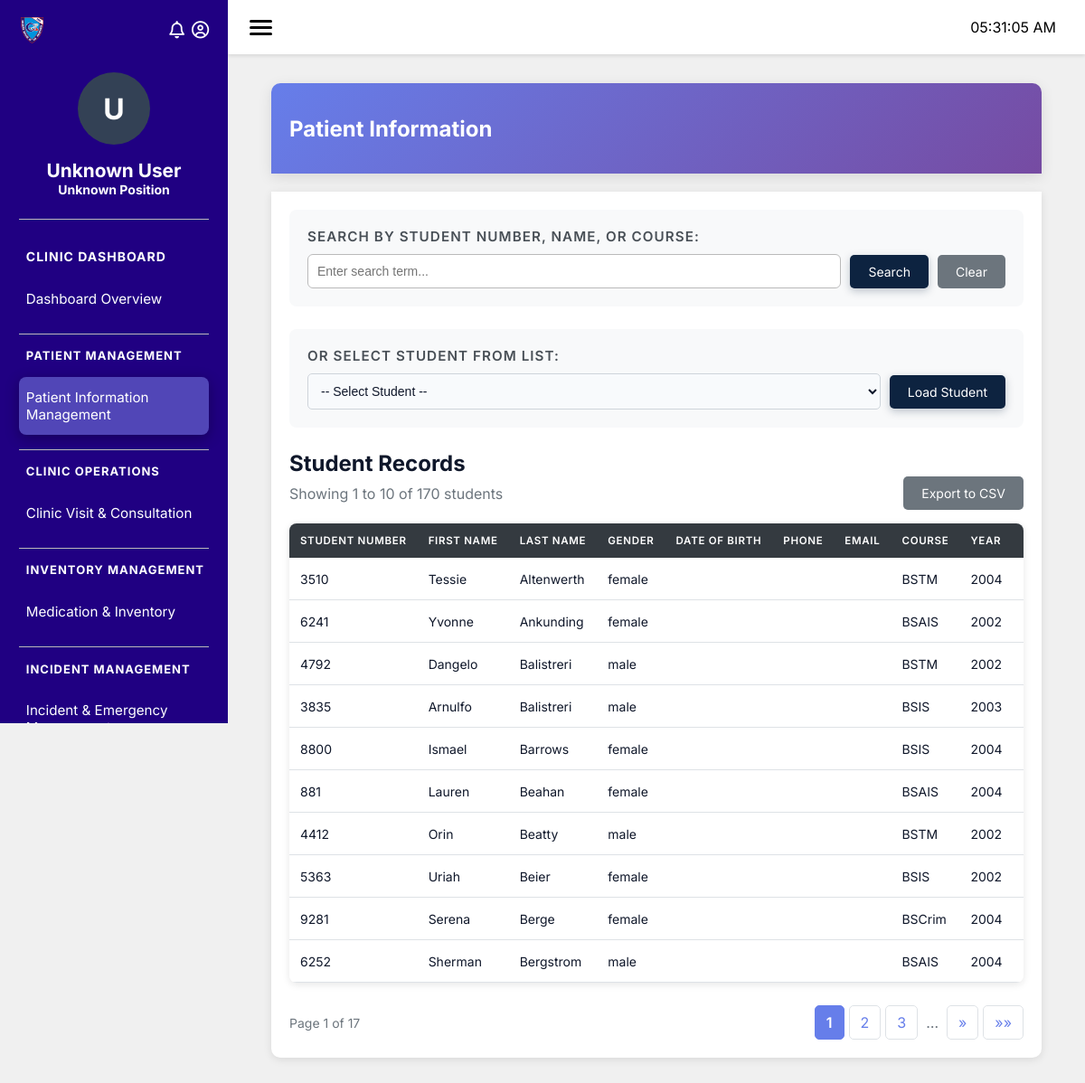
The app's page /modules/clinic/index.php?page=patientinformationmanagement (signed in) with its own data.
### tables this page shows
CREATE TABLE `rgr_students` (
  `student_number` int(250) NOT NULL,
  `first_name` varchar(255) NOT NULL,
  `middle_name` varchar(255) DEFAULT NULL,
  `last_name` varchar(255) NOT NULL,
  `gender` enum('male','female') DEFAULT NULL,
  `birth_date` date DEFAULT NULL,
  `course` varchar(255) DEFAULT NULL,
  `year_level` year(4) DEFAULT NULL,
  `section` varchar(255) DEFAULT NULL,
  `email` varchar(255) DEFAULT NULL,
  `phone` varchar(255) DEFAULT NULL,
  `address` text DEFAULT NULL,
  `academic_status` enum('active','inactive','graduated') NOT NULL DEFAULT 'active',
  `graduated_at` timestamp NULL DEFAULT NULL,
  `created_at` timestamp NULL DEFAULT NULL,
  `updated_at` timestamp NULL DEFAULT NULL
);

### database/db.php (called while the page is built, shortened)
<?php
class Database {
    private $conn;
    public function __construct() {
        $this->host = getenv('DB_HOST') ?: "localhost";
        $this->port = getenv('DB_PORT') ?: "3306";
        $this->db   = getenv('DB_DATABASE') ?: (getenv('DB_NAME') ?: "prototype");
        $this->user = getenv('DB_USER') ?: "root";
        $this->pass = getenv('DB_PASSWORD') !== false ? getenv('DB_PASSWORD') : "";
        try {
            $dsn = "mysql:host={$this->host};port={$this->port};dbname={$this->db};charset=utf8mb4";
            $this->conn = new PDO($dsn, $this->user, $this->pass);
            $this->conn->setAttribute(PDO::ATTR_ERRMODE, PDO::ERRMODE_EXCEPTION);
            $this->conn->setAttribute(PDO::ATTR_DEFAULT_FETCH_MODE, PDO::FETCH_ASSOC);
        } catch (PDOException $e) {
            throw new RuntimeException("DB Connection failed: " . $e->getMessage(), 0, $e);
        }
    }
    public function getConnection() {
        return $this->conn;
    }
}

### modules/clinic/classes/Student.php (called while the page is built, shortened)
<?php
include_once __DIR__ . '/../../../database/db.php';
class Student {
    private $conn;
    public function __construct($pdo = null) {
        if ($pdo instanceof PDO) {
            $this->conn = $pdo;
        } else {
            $database = new Database();
            $this->conn = $database->getConnection();
        }
    }
    public function getAllStudents() {
        $stmt = $this->conn->prepare("SELECT * FROM rgr_students ORDER BY last_name ASC");
        $stmt->execute();
        return $stmt->fetchAll(PDO::FETCH_ASSOC);
    }
}
?>

### modules/clinic/pages/patientinformationmanagement.php (the view, shortened to what this page needs)
<?php
include_once __DIR__ . '/../../../database/db.php';
include_once __DIR__ . '/../classes/student.php';
$studentClass = new Student();
$allStudents  = $studentClass->getAllStudents();
$searchTerm = isset($_GET['search']) ? trim($_GET['search']) : '';
if (!empty($searchTerm)) {
    $filteredStudents = array_filter($allStudents, function ($student) use ($searchTerm) {
        $q = strtolower($searchTerm);
        return strpos(strtolower($student['student_number']),    $q) !== false
            || strpos(strtolower($student['first_name']),        $q) !== false
            || strpos(strtolower($student['last_name']),         $q) !== false
            || strpos(strtolower($student['course']   ?? ''),    $q) !== false
            || strpos(strtolower($student['email']    ?? ''),    $q) !== false;
    });
    $students = array_values($filteredStudents);
} else {
    $students = $allStudents;
}
$rowsPerPage   = 10;
$totalStudents = count($students);
$totalPages    = max(1, (int) ceil($totalStudents / $rowsPerPage));
$currentPage   = isset($_GET['page']) && is_numeric($_GET['page']) ? (int) $_GET['page'] : 1;
$currentPage   = max(1, min($currentPage, $totalPages));
$offset        = ($currentPage - 1) * $rowsPerPage;
$studentsOnPage = array_slice($students, $offset, $rowsPerPage);
?>
<div class="module-header">
    <h1>Patient Information</h1>
</div>
<div class="module-content">
    <div class="form-group">
        <label for="studentSearch">Search by Student Number, Name, or Course:</label>
        <div class="search-container">
            <input type="text"
                   id="studentSearch"
                   class="search-input"
                   placeholder="Enter search term..."
                   value="<?= htmlspecialchars($searchTerm) ?>">
            <button type="button" id="searchBtn" class="btn-primary">Search</button>
            <button type="button" id="clearBtn"  class="btn-secondary">Clear</button>
        </div>
    </div>
    <div class="form-group">
        <label for="studentID">Or Select Student from List:</label>
        <div class="search-container">
            <select id="studentID" class="search-select">
                <option value="">-- Select Student --</option>
            </select>
            <button type="button" id="selectSearchBtn" class="btn-primary">Load Student</button>
        </div>
    </div>
    <h2>Student Records </h2>
    <div class="table-info" id="tableInfo"
         <?= $totalStudents === 0 ? 'style="display:none;"' : '' ?>>
        <p>Showing
            <span id="startResult"><?= $totalStudents > 0 ? $offset + 1 : 0 ?></span> to
            <span id="endResult"><?= min($offset + $rowsPerPage, $totalStudents) ?></span> of
            <span id="totalResults"><?= $totalStudents ?></span> students
        </p>
        <div class="table-actions">
            <button type="button" id="exportBtn" class="btn-secondary">Export to CSV</button>
        </div>
    </div>
    <div class="table-container">
        <table id="studentRecords" class="data-table">
            <thead>
                <tr>
                    <th>Student Number</th>
                    <th>First Name</th>
                    <th>Last Name</th>
                    <th>Gender</th>
                    <th>Date of Birth</th>
                    <th>Phone</th>
                    <th>Email</th>
                    <th>Course</th>
                    <th>Year</th>
                    <th>Address</th>
                </tr>
            </thead>
            <tbody id="tableBody">
                <?php if (empty($studentsOnPage)) : ?>
                    <tr><td colspan="11" class="no-data">No students found.</td></tr>
                <?php else : ?>
                    <?php foreach ($studentsOnPage as $s) : ?>
                        <tr>
                            <td><?= htmlspecialchars($s['student_number']) ?></td>
                            <td><?= htmlspecialchars($s['first_name']) ?></td>
                            <td><?= htmlspecialchars($s['last_name']) ?></td>
                            <td><?= htmlspecialchars($s['gender']        ?? '') ?></td>
                            <td><?= htmlspecialchars($s['date_of_birth'] ?? '') ?></td>
                            <td><?= htmlspecialchars($s['phone']         ?? '') ?></td>
                            <td><?= htmlspecialchars($s['email']         ?? '') ?></td>
                            <td><?= htmlspecialchars($s['course']        ?? '') ?></td>
                            <td><?= htmlspecialchars($s['year_level']    ?? '') ?></td>
                            <td><?= htmlspecialchars($s['address']       ?? '') ?></td>
                        </tr>
                    <?php endforeach; ?>
                <?php endif; ?>
            </tbody>
        </table>
    </div>
    <div id="paginationContainer">
        <?php if ($totalPages > 1) : ?>
        <div class="pagination">
            <div class="pagination-info">
                Page <span id="currentPageDisplay"><?= $currentPage ?></span>
                of   <span id="totalPagesDisplay"><?= $totalPages ?></span>
            </div>
            <div class="pagination-controls">
                <?php
                    $win   = 2;
                    $start = max(1, $currentPage - $win);
                    $end   = min($totalPages, $currentPage + $win);
                ?>
                <?php for ($i = $start; $i <= $end; $i++) : ?>
                    <?php if ($i === $currentPage) : ?>
                        <span class="page-current"><?= $i ?></span>
                    <?php else : ?>
                        <a href="#" class="page-link" data-page="<?= $i ?>"><?= $i ?></a>
                    <?php endif; ?>
                <?php endfor; ?>
                <?php if ($end < $totalPages) : ?>
                    <span class="page-ellipsis">…</span>
                <?php endif; ?>
                <?php if ($currentPage < $totalPages) : ?>
                    <a href="#" class="page-link" data-page="<?= $currentPage + 1 ?>" title="Next Page">»</a>
                    <a href="#" class="page-link" data-page="<?= $totalPages ?>" title="Last Page">»»</a>
                <?php endif; ?>
            </div>
        </div>
        <?php endif; ?>
    </div>
</div>

### modules/clinic/css/layout/module-container.css (style rules this page uses)
.module-header { background: var(--color3); padding: 1.5rem; border-radius: 8px; box-shadow: 0 4px 15px rgba(0, 0, 0, 0.1); margin-bottom: 2rem; min-height: 100px; display: flex; flex-direction: column; justify-content: center; }
.module-content { min-height: 500px; }

### modules/clinic/css/pages/concerns-issue-tracking.css (style rules this page uses)
.form-group { margin-bottom: 12px; }
.form-group label { display: block; margin-bottom: 6px; color: var(--color2); font-weight: 600; font-size: 0.95rem; }
input[type="text"], textarea, select { width: 100%; padding: 10px; border-radius: 6px; border: 1px solid var(--color4); background: var(--color3); color: var(--color2); }

### modules/clinic/css/pages/report-submission-management.css (style rules this page uses)
.form-group { margin-bottom: 12px; }
.form-group label { display: block; margin-bottom: 6px; color: var(--color2); font-weight: 600; font-size: 0.95rem; }
input[type="text"], textarea, input[type="file"] { width: 100%; padding: 10px; border-radius: 6px; border: 1px solid var(--color4); background: var(--color3); color: var(--color2); }

### modules/clinic/css/pages/patientinformation.css (style rules this page uses)
.module-header { background: linear-gradient(135deg, #667eea 0%, #764ba2 100%); color: white; padding: 20px; border-radius: 10px 10px 0 0; margin-bottom: 20px; }
.module-header h1 { margin: 0; font-size: 24px; }
.module-content { background: white; padding: 20px; border-radius: 0 0 10px 10px; box-shadow: 0 2px 10px rgba(0,0,0,0.1); }
.form-group { margin-bottom: 25px; background: #f8f9fa; padding: 20px; border-radius: 8px; }
.form-group label { display: block; margin-bottom: 10px; font-weight: 600; color: #495057; }
.search-container { display: flex; gap: 10px; align-items: center; }
.search-select { flex: 2; padding: 10px; border: 1px solid #ced4da; border-radius: 5px; font-size: 14px; }
.search-input { padding: 8px 12px; border: 1px solid #ced4da; border-radius: 5px; font-size: 14px; }
.btn-primary { background: #667eea; color: white; border: none; padding: 10px 20px; border-radius: 5px; cursor: pointer; font-size: 14px; transition: background 0.3s; }
.btn-secondary { background: #6c757d; color: white; border: none; padding: 10px 20px; border-radius: 5px; cursor: pointer; font-size: 14px; transition: background 0.3s; }
.table-info { display: flex; justify-content: space-between; align-items: center; margin-bottom: 15px; color: #6c757d; }
.table-container { overflow-x: auto; border-radius: 8px; box-shadow: 0 2px 8px rgba(0,0,0,0.1); }
.data-table { width: 100%; border-collapse: collapse; background: white; font-size: 14px; }
.data-table th { background: #343a40; color: white; padding: 12px; text-align: left; font-weight: 600; }
.data-table td { padding: 10px 12px; border-bottom: 1px solid #dee2e6; }
.pagination { margin-top: 25px; display: flex; justify-content: space-between; align-items: center; flex-wrap: wrap; gap: 15px; }
.pagination-info { color: #6c757d; font-size: 14px; }
.pagination-controls { display: flex; gap: 5px; align-items: center; flex-wrap: wrap; }
.page-link { display: inline-block; padding: 8px 12px; border: 1px solid #dee2e6; border-radius: 5px; text-decoration: none; color: #667eea; transition: all 0.3s; }
.page-current { display: inline-block; padding: 8px 12px; background: #667eea; color: white; border: 1px solid #667eea; border-radius: 5px; font-weight: 600; }
.page-ellipsis { padding: 8px 4px; color: #6c757d; }

### modules/clinic/css/base/variables.css (style rules this page uses)
:root { --color1: rgba(32, 0, 130, 1); --color2: rgba(51, 65, 85, 1); --color3: rgba(255, 255, 255, 1); --color4: rgba(186, 186, 186, 1); --color5: rgba(95, 95, 95, 1); --color6: rgba(51, 65, 85, 1); --color7: rgb(81, 70, 183); --color8: rgb(0, 0, 0); --color9: rgba(240, 240, 240, 1); --color10: #e53e3e; --sidebar-width: 252px; --header-height: 60px; }

### modules/clinic/css/base/global.css (style rules this page uses)
body { background: var(--color9); }

### records on screen
rgr_students: student_number "3510", first_name "Tessie", last_name "Altenwerth", gender "female", course "BSTM", year_level "2004"
rgr_students: student_number "6241", first_name "Yvonne", last_name "Ankunding", gender "female", course "BSAIS", year_level "2002"
rgr_students: student_number "4792", first_name "Dangelo", last_name "Balistreri", gender "male", course "BSTM", year_level "2002"
rgr_students: student_number "3835", first_name "Arnulfo", last_name "Balistreri", gender "male", course "BSIS", year_level "2003"
rgr_students: student_number "8800", first_name "Ismael", last_name "Barrows", gender "female", course "BSIS", year_level "2004"
rgr_students: student_number "881", first_name "Lauren", last_name "Beahan", gender "female", course "BSAIS", year_level "2004"
rgr_students: student_number "4412", first_name "Orin", last_name "Beatty", gender "male", course "BSTM", year_level "2002"
rgr_students: student_number "5363", first_name "Uriah", last_name "Beier", gender "female", course "BSIS", year_level "2002"
rgr_students: student_number "9281", first_name "Serena", last_name "Berge", gender "female", course "BSCrim", year_level "2004"
rgr_students: student_number "6252", first_name "Sherman", last_name "Bergstrom", gender "male", course "BSAIS", year_level "2004"

### other values on screen
substr(htmlspecialchars($employeeClass->getEmployeeName()), 0, 1) "U"
$employeeClass->getEmployeeName() "Unknown User"
$employeeClass->getEmployeePosition() "Unknown Position"
$label "Dashboard Overview"
str_replace('-', ' ', $section) "PATIENT MANAGEMENT"
$label "Patient Information Management"
str_replace('-', ' ', $section) "CLINIC OPERATIONS"
$label "Clinic Visit & Consultation"
str_replace('-', ' ', $section) "INVENTORY MANAGEMENT"
$label "Medication & Inventory"
str_replace('-', ' ', $section) "INCIDENT MANAGEMENT"
$label "Incident & Emergency…"
$offset + 1 "1"
min($offset + $rowsPerPage, $totalStudents) "10"
$totalStudents "170"
